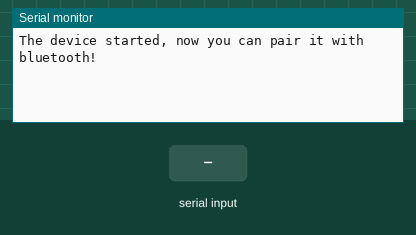
The program below on a simulated ESP32. Parts: the last lines printed to the serial monitor. Inputs (shaded band) come from the test bench. Nothing arrives over Bluetooth unless stated.

Above: at 1.2 s.
1.3 s: "kp_turn\n" received over the second serial link
At 2.2 s:
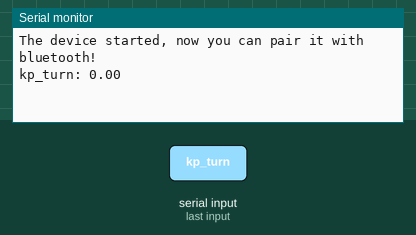
2.8 s: "kd_turn\n" received over the second serial link
At 3.3 s:
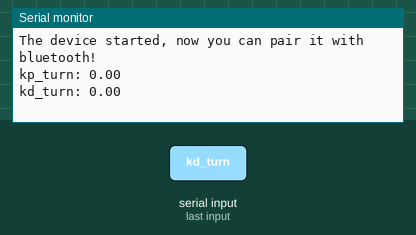

Measured:
- after the input at 1.3 s, the serial monitor: prints a new line at once (image 1)
- after the input at 2.8 s, the serial monitor: prints a new line at once (image 2)

The program:

main.cpp
```cpp
// this library forms part of the ESP32  Boards Manager file
#include "BluetoothSerial.h"

#if !defined(CONFIG_BT_ENABLED)  || !defined(CONFIG_BLUEDROID_ENABLED)
#error Bluetooth is not enabled! Please  run `make menuconfig` to and enable it
#endif

#if !defined(CONFIG_BT_SPP_ENABLED)
#error  Serial Bluetooth not available or not enabled. It is only available for the ESP32  chip.
#endif

// set variables and constants
BluetoothSerial SerialBT;                   // set the Object SerialBT
String text = "";                           //  define the text variable to receive BT input

float kp_turn = 0.7;
float kd_turn = 1;

void setup() {
  Serial.begin(115200);                      //  Serial Monitor
  SerialBT.begin("ESP32test");               // Bluetooth device  name
  Serial.println("The device started, now you can pair it with bluetooth!");
}

void  loop() {
  // This line sets the output from the PC to the BT device
  if  (Serial.available()) {SerialBT.write(Serial.read()); }

  // This line sets  the input from the device to the PC
  if (SerialBT.available() > 0) {
    //  stripping transfer characters to get the actual text
    text = SerialBT.readStringUntil('\n');     // get the BT input upto CRLF
    text.trim();                               //  remove whitespace

    char delimiter = ' '; // delimiter character
    int delimiterIndex = text.indexOf(delimiter); // find index of delimiter

    String parameter = text.substring(0, delimiterIndex); // get first variable
    float value = (text.substring(delimiterIndex + 1)).toFloat(); // get second variable

    // // Now you have your two variables
    // Serial.print("parameter: "); Serial.println(parameter);
    // Serial.print("value: "); Serial.println(value);

    if (parameter == "kp_turn"){ kp_turn = value; Serial.print("kp_turn: "); Serial.println(kp_turn);}
    else if (parameter == "kd_turn"){ kd_turn = value; Serial.print("kd_turn: "); Serial.println(kd_turn);}

  }
}
```
